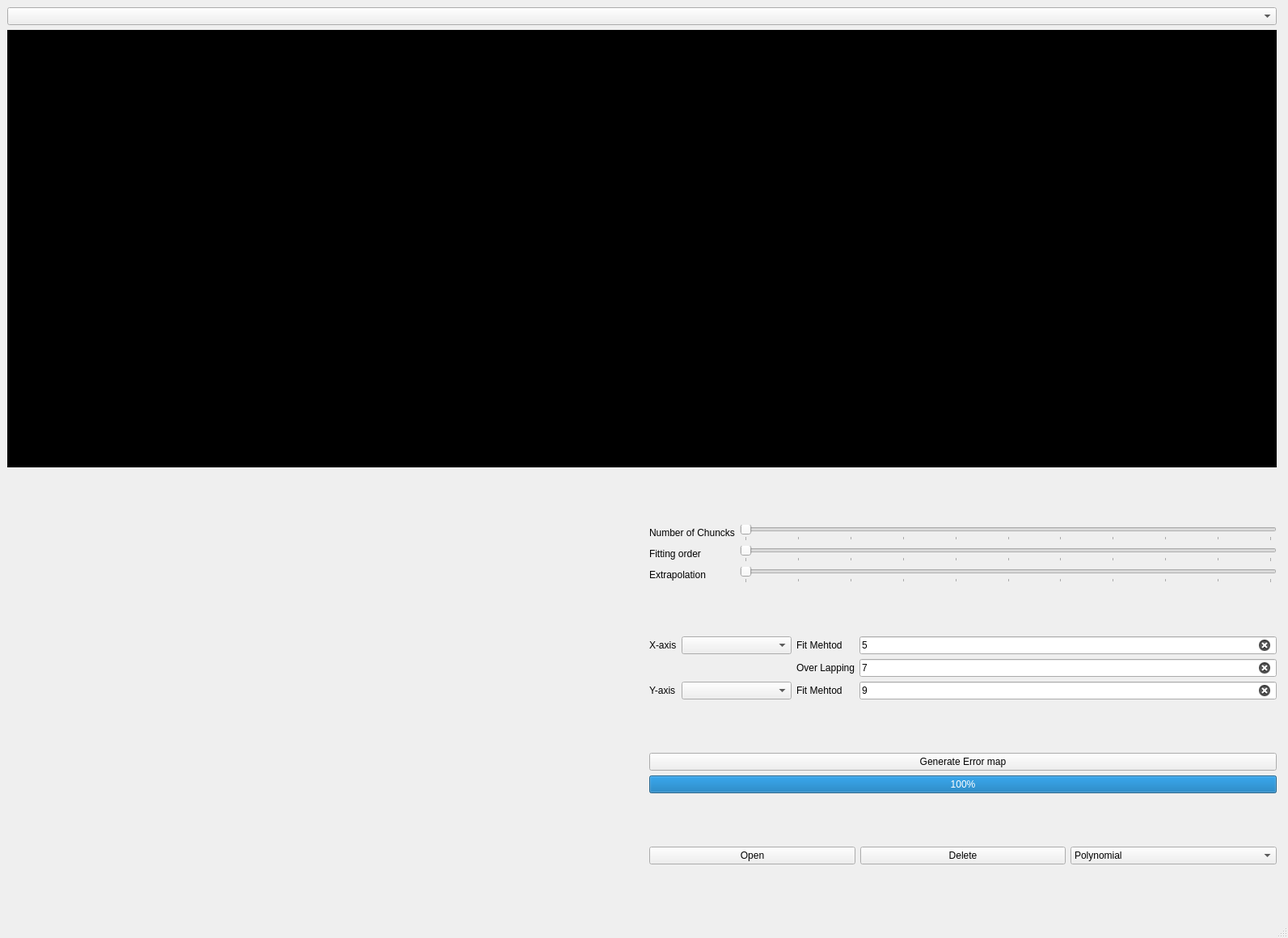
<?xml version="1.0" encoding="UTF-8"?>
<ui version="4.0">
 <class>MainWindow</class>
 <widget class="QMainWindow" name="MainWindow">
  <property name="geometry">
   <rect>
    <x>0</x>
    <y>0</y>
    <width>1593</width>
    <height>1160</height>
   </rect>
  </property>
  <property name="windowTitle">
   <string>MainWindow</string>
  </property>
  <widget class="QWidget" name="centralwidget">
   <layout class="QGridLayout" name="gridLayout">
    <item row="0" column="0" colspan="3">
     <layout class="QHBoxLayout" name="horizontalLayout_for_equation_and_error">
      <item>
       <layout class="QGridLayout" name="gridLayout_for_equation"/>
      </item>
      <item>
       <layout class="QGridLayout" name="gridLayout_For_error">
        <property name="leftMargin">
         <number>0</number>
        </property>
        <property name="horizontalSpacing">
         <number>1</number>
        </property>
       </layout>
      </item>
      <item>
       <widget class="QComboBox" name="comboBox"/>
      </item>
     </layout>
    </item>
    <item row="1" column="0" colspan="3">
     <widget class="QWidget" name="PlotWidget" native="true">
      <property name="styleSheet">
       <string notr="true">
background-color: rgb(0, 0, 0);</string>
      </property>
     </widget>
    </item>
    <item row="1" column="3">
     <spacer name="verticalSpacerForPlotWidget">
      <property name="orientation">
       <enum>Qt::Vertical</enum>
      </property>
      <property name="sizeHint" stdset="0">
       <size>
        <width>5</width>
        <height>524</height>
       </size>
      </property>
     </spacer>
    </item>
    <item row="2" column="1">
     <spacer name="horizontalSpacerForErrorMap">
      <property name="orientation">
       <enum>Qt::Horizontal</enum>
      </property>
      <property name="sizeHint" stdset="0">
       <size>
        <width>768</width>
        <height>5</height>
       </size>
      </property>
     </spacer>
    </item>
    <item row="2" column="2">
     <spacer name="horizontalSpacerForSettings">
      <property name="orientation">
       <enum>Qt::Horizontal</enum>
      </property>
      <property name="sizeHint" stdset="0">
       <size>
        <width>767</width>
        <height>5</height>
       </size>
      </property>
     </spacer>
    </item>
    <item row="3" column="0">
     <spacer name="verticalSpacerForErrorMap">
      <property name="orientation">
       <enum>Qt::Vertical</enum>
      </property>
      <property name="sizeHint" stdset="0">
       <size>
        <width>5</width>
        <height>523</height>
       </size>
      </property>
     </spacer>
    </item>
    <item row="3" column="1">
     <layout class="QVBoxLayout" name="verticalLayout_for_errorMap"/>
    </item>
    <item row="3" column="2">
     <layout class="QVBoxLayout" name="verticalLayout_for_seetings">
      <item>
       <layout class="QGridLayout" name="gridLayout_for_plot_Settings">
        <item row="1" column="0">
         <widget class="QLabel" name="labelOfNumberOfFittingOrder">
          <property name="text">
           <string>Fitting order</string>
          </property>
         </widget>
        </item>
        <item row="0" column="0">
         <widget class="QLabel" name="labelForNumberOfChunks">
          <property name="text">
           <string>Number of Chuncks</string>
          </property>
         </widget>
        </item>
        <item row="0" column="1">
         <widget class="QSlider" name="horizontalSliderFor_chunks">
          <property name="maximum">
           <number>10</number>
          </property>
          <property name="pageStep">
           <number>1</number>
          </property>
          <property name="orientation">
           <enum>Qt::Horizontal</enum>
          </property>
          <property name="tickPosition">
           <enum>QSlider::TicksBelow</enum>
          </property>
         </widget>
        </item>
        <item row="1" column="1">
         <widget class="QSlider" name="horizontalSliderFor_FittingOrder">
          <property name="maximum">
           <number>10</number>
          </property>
          <property name="pageStep">
           <number>1</number>
          </property>
          <property name="orientation">
           <enum>Qt::Horizontal</enum>
          </property>
          <property name="tickPosition">
           <enum>QSlider::TicksBelow</enum>
          </property>
         </widget>
        </item>
        <item row="2" column="1">
         <widget class="QSlider" name="horizontalSliderFor_Effeciacy">
          <property name="maximum">
           <number>10</number>
          </property>
          <property name="pageStep">
           <number>1</number>
          </property>
          <property name="orientation">
           <enum>Qt::Horizontal</enum>
          </property>
          <property name="tickPosition">
           <enum>QSlider::TicksBelow</enum>
          </property>
         </widget>
        </item>
        <item row="2" column="0">
         <widget class="QLabel" name="labelForEfficacy">
          <property name="text">
           <string>Extrapolation</string>
          </property>
         </widget>
        </item>
       </layout>
      </item>
      <item>
       <layout class="QGridLayout" name="gridLayout_for_">
        <item row="2" column="0">
         <widget class="QLabel" name="label_Y_axis">
          <property name="text">
           <string>Y-axis</string>
          </property>
         </widget>
        </item>
        <item row="2" column="3">
         <widget class="QLineEdit" name="lineEdit_For_y_axis">
          <property name="text">
           <string>9</string>
          </property>
          <property name="frame">
           <bool>true</bool>
          </property>
          <property name="echoMode">
           <enum>QLineEdit::Normal</enum>
          </property>
          <property name="clearButtonEnabled">
           <bool>true</bool>
          </property>
         </widget>
        </item>
        <item row="2" column="2">
         <widget class="QLabel" name="label_FitMethodFor_Y_axis">
          <property name="text">
           <string>Fit Mehtod</string>
          </property>
         </widget>
        </item>
        <item row="0" column="3">
         <widget class="QLineEdit" name="lineEdit_For_x_axis">
          <property name="text">
           <string>5</string>
          </property>
          <property name="readOnly">
           <bool>false</bool>
          </property>
          <property name="clearButtonEnabled">
           <bool>true</bool>
          </property>
         </widget>
        </item>
        <item row="0" column="2">
         <widget class="QLabel" name="label_FitMethodFor_X_axis">
          <property name="text">
           <string>Fit Mehtod</string>
          </property>
         </widget>
        </item>
        <item row="0" column="1">
         <widget class="QComboBox" name="comboBox_X_axis">
          <property name="editable">
           <bool>false</bool>
          </property>
          <property name="currentText">
           <string/>
          </property>
          <property name="currentIndex">
           <number>-1</number>
          </property>
          <item>
           <property name="text">
            <string>Order of polynomial</string>
           </property>
          </item>
          <item>
           <property name="text">
            <string>Number of chuncks</string>
           </property>
          </item>
         </widget>
        </item>
        <item row="2" column="1">
         <widget class="QComboBox" name="comboBox_Y_axis">
          <property name="editable">
           <bool>false</bool>
          </property>
          <property name="currentText">
           <string/>
          </property>
          <property name="currentIndex">
           <number>-1</number>
          </property>
          <property name="frame">
           <bool>true</bool>
          </property>
          <property name="modelColumn">
           <number>0</number>
          </property>
          <item>
           <property name="text">
            <string>Order of polynomial</string>
           </property>
          </item>
          <item>
           <property name="text">
            <string>Number of chuncks</string>
           </property>
          </item>
         </widget>
        </item>
        <item row="0" column="0">
         <widget class="QLabel" name="label_X_axis">
          <property name="text">
           <string>X-axis</string>
          </property>
         </widget>
        </item>
        <item row="1" column="3">
         <widget class="QLineEdit" name="label_Z_axis">
          <property name="text">
           <string>7</string>
          </property>
          <property name="clearButtonEnabled">
           <bool>true</bool>
          </property>
         </widget>
        </item>
        <item row="1" column="2">
         <widget class="QLabel" name="label_for_Z_axis">
          <property name="text">
           <string>Over Lapping</string>
          </property>
         </widget>
        </item>
       </layout>
      </item>
      <item>
       <layout class="QVBoxLayout" name="verticalLayout_for_progressBar">
        <item>
         <widget class="QPushButton" name="pushButton_For_GenerateErrorMap">
          <property name="text">
           <string>Generate Error map</string>
          </property>
         </widget>
        </item>
        <item>
         <widget class="QProgressBar" name="progressBar">
          <property name="value">
           <number>100</number>
          </property>
         </widget>
        </item>
       </layout>
      </item>
      <item>
       <layout class="QHBoxLayout" name="horizontalLayout_for_buttons">
        <item>
         <widget class="QPushButton" name="pushButton_For_Open">
          <property name="text">
           <string>Open</string>
          </property>
         </widget>
        </item>
        <item>
         <widget class="QPushButton" name="pushButton_For_Delete">
          <property name="text">
           <string>Delete</string>
          </property>
         </widget>
        </item>
        <item>
         <widget class="QComboBox" name="comboBox_for_main_plot">
          <item>
           <property name="text">
            <string>Polynomial</string>
           </property>
          </item>
          <item>
           <property name="text">
            <string>spline</string>
           </property>
          </item>
          <item>
           <property name="text">
            <string>non-linear</string>
           </property>
          </item>
         </widget>
        </item>
       </layout>
      </item>
     </layout>
    </item>
   </layout>
  </widget>
  <widget class="QMenuBar" name="menubar">
   <property name="geometry">
    <rect>
     <x>0</x>
     <y>0</y>
     <width>1593</width>
     <height>21</height>
    </rect>
   </property>
  </widget>
  <widget class="QStatusBar" name="statusbar"/>
 </widget>
 <resources/>
 <connections/>
</ui>
